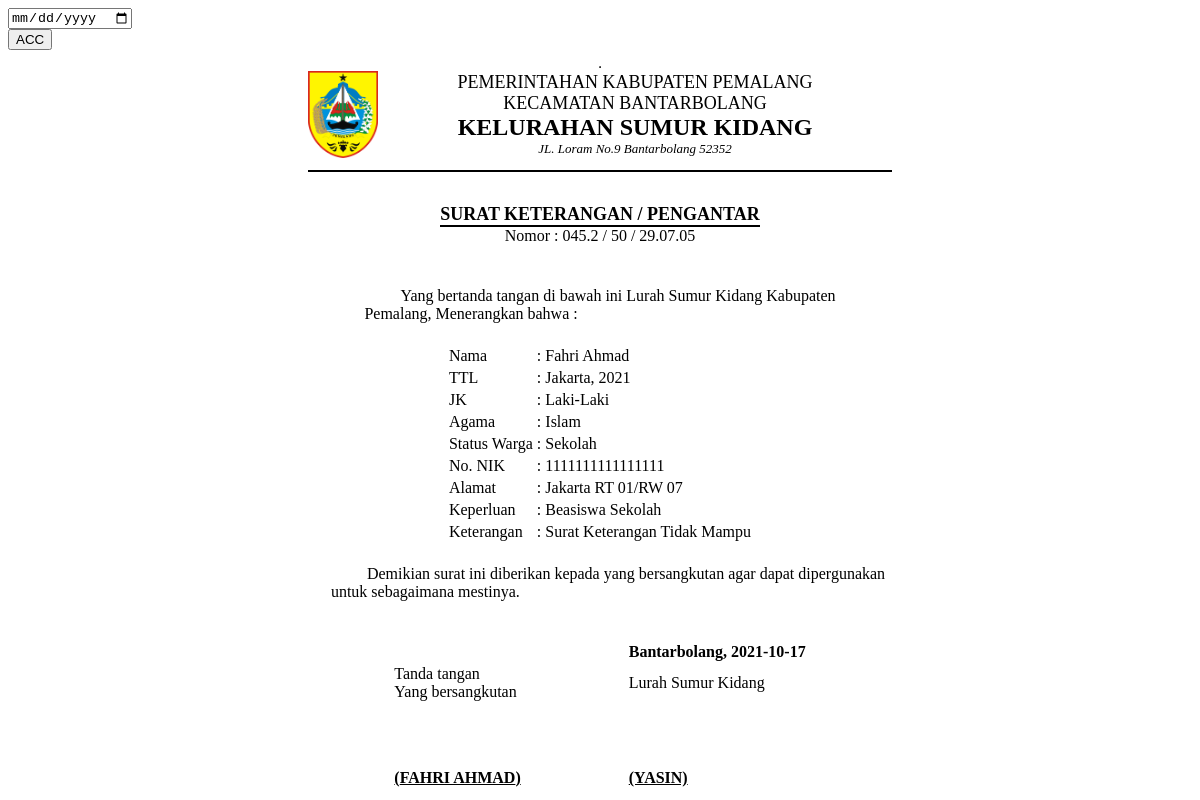
Page /demo1/view_sktm.php?id_request_sktm=50 on the committed database.
### tables this page shows
CREATE TABLE `data_request_sktm` (
  `id_request_sktm` int(11) NOT NULL,
  `nik` varchar(16) NOT NULL,
  `tanggal_request` timestamp NOT NULL DEFAULT current_timestamp(),
  `scan_ktp` text NOT NULL,
  `scan_kk` text NOT NULL,
  `keperluan` varchar(30) NOT NULL,
  `request` varchar(20) NOT NULL DEFAULT 'TIDAK MAMPU',
  `keterangan` varchar(50) NOT NULL DEFAULT 'Data sedang diperiksa oleh Staf',
  `status` int(11) NOT NULL DEFAULT 0,
  `acc` date NOT NULL
);

CREATE TABLE `data_user` (
  `nik` varchar(16) NOT NULL,
  `password` varchar(225) NOT NULL,
  `hak_akses` varchar(225) NOT NULL,
  `nama` varchar(30) NOT NULL,
  `tanggal_lahir` date NOT NULL,
  `tempat_lahir` varchar(30) NOT NULL,
  `jekel` varchar(20) NOT NULL,
  `agama` varchar(20) NOT NULL,
  `alamat` text NOT NULL,
  `telepon` varchar(13) NOT NULL,
  `status_warga` varchar(30) NOT NULL,
  `ttd` text DEFAULT NULL
);

### demo1/view_sktm.php (the view, shortened to what this page needs)
<?php include '../konek.php';?>
<link href="css/sweetalert.css" rel="stylesheet" type="text/css">
<?php
	if(isset($_GET['id_request_sktm'])){
		$id=$_GET['id_request_sktm'];
		$sql = "SELECT * FROM data_request_sktm natural join data_user WHERE id_request_sktm='$id'";
		$query = mysqli_query($konek,$sql);
        $data = mysqli_fetch_array($query,MYSQLI_BOTH);
        $id=$data['id_request_sktm'];
        $nik = $data['nik'];
		$nama = $data['nama'];
		$tempat = $data['tempat_lahir'];
        $tgl2 = $data['tanggal_request'];
        $format1 = date('Y', strtotime($tgl2));
		$agama = $data['agama'];
		$jekel = $data['jekel'];
		$nama = $data['nama'];
		$alamat = $data['alamat'];
        $status_warga = $data['status_warga'];
        $keperluan = $data['keperluan'];
        $request = $data['request'];
        $acc = $data['acc'];
	}
?>
                <div class="page-inner mt--5">
					<div class="row mt--2">
						<div class="col-md-6">
							<div class="card full-height">
								<div class="card-body">
								    <div class="card-tools">
                                        <form action="" method="POST">
                                            <div class="form-group">
                                                <input type="date" name="tgl_acc" class="form-control">
                                                <div class="form-group">
                                                    <input type="submit" name="ttd" value="ACC" class="btn btn-primary btn-sm">
                                                </div>
                                            </div>
                                        </form>
									</div>
								</div>
							</div>
						</div>
					</div>
					<div class="row">
						<div class="col-md-12">
							<div class="card">
								<div class="card-body">
                                <table border="1" align="center">
                                    <table border="0" align="center">
                                        <tr>
                                        <td><img src="img/pemalang.png" width="70" height="87" alt=""></td>
                                        <td></td>
                                        <td></td>
                                        <td></td>
                                        <td></td>
                                        <td></td>
                                        <td></td>
                                        <td></td>
                                        <td></td>
                                        <td></td>
                                        <td></td>
                                        <td></td>
                                        <td></td>
                                        <td></td>
                                        <td></td>
                                        <td></td>
                                        <td></td>
                                        <td></td>
                                        <td></td>
                                        <td></td>
                                            <td>
                                                <center>
                                                    <font size="4">PEMERINTAHAN KABUPATEN PEMALANG</font><br>
                                                    <font size="4">KECAMATAN BANTARBOLANG</font><br>
                                                    <font size="5"><b>KELURAHAN SUMUR KIDANG</b></font><br>
                                                    <font size="2"><i>JL. Loram No.9 Bantarbolang 52352</i></font><br>
                                                </center>
                                            </td>
                                        <td></td>
                                        <td></td>
                                        <td></td>
                                        <td></td>
                                        <td></td>
                                        <td></td>
                                        <td></td>
                                        <td></td>
                                        <td></td>
                                        <td></td>
                                        <td></td>
                                        <td></td>
                                        <td></td>
                                        <td></td>
                                        <td></td>
                                        <td></td>
                                        <td></td>
                                        <td></td>
                                        <td></td>
                                        <td></td>
                                        </tr>
                                        <tr>
                                            <td colspan="45"><hr color="black"></td>
                                        </tr>
                                    </table>
                                    <br>
                                    <table border="0" align="center">
                                        <tr>
                                            <td>
                                                <center>
                                                    <font size="4"><b>SURAT KETERANGAN / PENGANTAR</b></font><br>
                                                    <hr style="margin:0px" color="black">
                                                    <span>Nomor : 045.2 / <?php echo $id;?> / 29.07.05</span>
                                                </center>
                                            </td>
                                        </tr>
                                    </table>
                                    <br>
                                    <br>
                                    <table border="0" align="center">
                                        <tr>
                                            <td>
                                                &nbsp;&nbsp;&nbsp;&nbsp;&nbsp;&nbsp;&nbsp;&nbsp;&nbsp;Yang bertanda tangan di bawah ini Lurah Sumur Kidang Kabupaten <br> Pemalang, Menerangkan bahwa :
                                            </td>
                                        </tr>
                                    </table>
                                    <br>
                                    <table border="0" align="center">
                                        <tr>
                                            <td>Nama</td>
                                            <td>:</td>
                                            <td><?php echo $nama;?></td>
                                        </tr>
                                        <tr>
                                            <td>TTL</td>
                                            <td>:</td>
                                            <td><?php echo $tempat.", ".$format1;?></td>
                                        </tr>
                                        <tr>
                                            <td>JK</td>
                                            <td>:</td>
                                            <td><?php echo $jekel;?></td>
                                        </tr>
                                        <tr>
                                            <td>Agama</td>
                                            <td>:</td>
                                            <td><?php echo $agama;?></td>
                                        </tr>
                                        <tr>
                                            <td>Status Warga</td>
                                            <td>:</td>
                                            <td><?php echo $status_warga;?></td>
                                        </tr>
                                        <tr>
                                            <td>No. NIK</td>
                                            <td>:</td>
                                            <td><?php echo $nik;?></td>
                                        </tr>
                                        <tr>
                                            <td>Alamat</td>
                                            <td>:</td>
                                            <td><?php echo $alamat;?></td>
                                        </tr>
                                        <tr>
                                            <td>Keperluan</td>
                                            <td>:</td>
                                            <td><?php echo $keperluan;?></td>
                                        </tr>
                                        <tr>
                                            <td>Keterangan</td>
                                            <td>:</td>
                                            <?php
                                                if($request=="TIDAK MAMPU"){
                                                    $request="Surat Keterangan Tidak Mampu";
                                                }
                                            ?>
                                            <td><?php echo $request;?></td>
                                        </tr>
                                    </table>
                                    <br>
                                    <table border="0" align="center">
                                        <tr>
                                            <td>
                                                &nbsp;&nbsp;&nbsp;&nbsp;&nbsp;&nbsp;&nbsp;&nbsp;&nbsp;&nbsp;&nbsp;&nbsp;&nbsp;Demikian surat ini diberikan kepada yang bersangkutan agar dapat dipergunakan<br>&nbsp;&nbsp;&nbsp;&nbsp;untuk sebagaimana mestinya.
                                            </td>
                                        </tr>
                                    </table>
                                    <br>
                                    <br>
                                    <table border="0" align="center">
                                        <tr>
                                            <th></th>
                                            <th width="100px"></th>
                                            <th>Bantarbolang, <?php echo $acc;?></th>
                                        </tr>
                                        <tr>
                                            <td>Tanda tangan <br> Yang bersangkutan </td>
                                            <td></td>
                                            <td>Lurah Sumur Kidang</td>
                                        </tr>
                                        <tr>
                                            <td rowspan="15"></td>
                                            <td></td>
                                            <td rowspan="15"></td>
                                        </tr>
                                        <tr>
                                            <td></td>
                                        </tr>
                                        <tr>
                                            <td></td>
                                        </tr>
                                        <tr>
                                            <td></td>
                                        </tr>
                                        <tr>
                                            <td></td>
                                        </tr>
                                        <tr>
                                            <td></td>
                                        </tr>
                                        <tr>
                                            <td></td>
                                        </tr>
                                        <tr>
                                            <td></td>
                                        </tr>
                                        <tr>
                                            <td></td>
                                        </tr>
                                        <tr>
                                            <td></td>
                                        </tr>
                                        <tr>
                                            <td></td>
                                        </tr>
                                        <tr>
                                            <td></td>
                                        </tr>
                                        <tr>
                                            <td></td>
                                        </tr><tr>
                                            <td></td>
                                        </tr><tr>
                                            <td></td>
                                        </tr><tr>
                                            <td></td>
                                        </tr>
                                        <tr>
                                            <td><b style="text-transform:uppercase"><u>(<?php echo $nama;?>)</u></b></td>
                                            <td></td>
                                            <td><b><u>(YASIN)</u></b></td>
                                        </tr>
                                    </table>
                                </table>
								</div>
							</div>
						</div>
					</div>
			</div>

### rows in the picture
data_request_sktm: id_request_sktm "50", nik.nama "Fahri Ahmad", nik.tempat_lahir "Jakarta", tanggal_request "2021", nik.jekel "Laki-Laki", nik.agama "Islam", nik.status_warga "Sekolah", nik "1111111111111111", nik.alamat "Jakarta RT 01/RW 07", keperluan "Beasiswa Sekolah", request "Surat Keterangan Tidak Mampu", acc "2021-10-17", nik.nama "FAHRI AHMAD"
